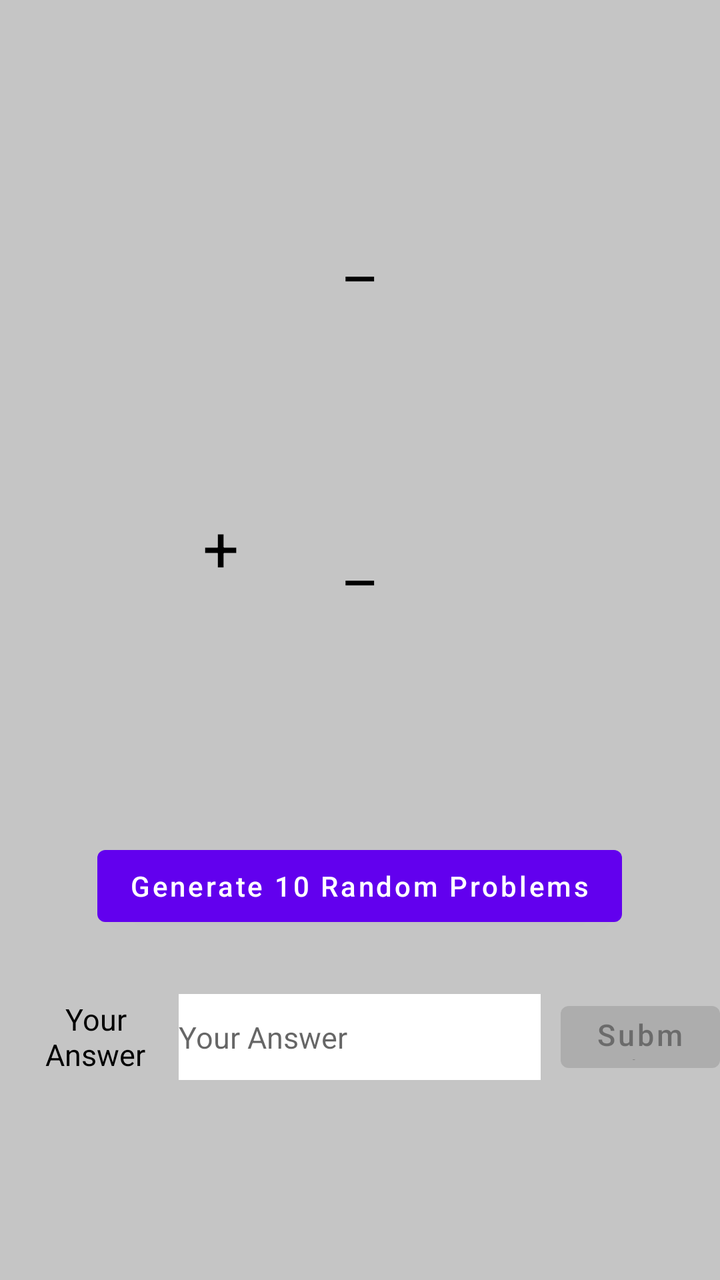
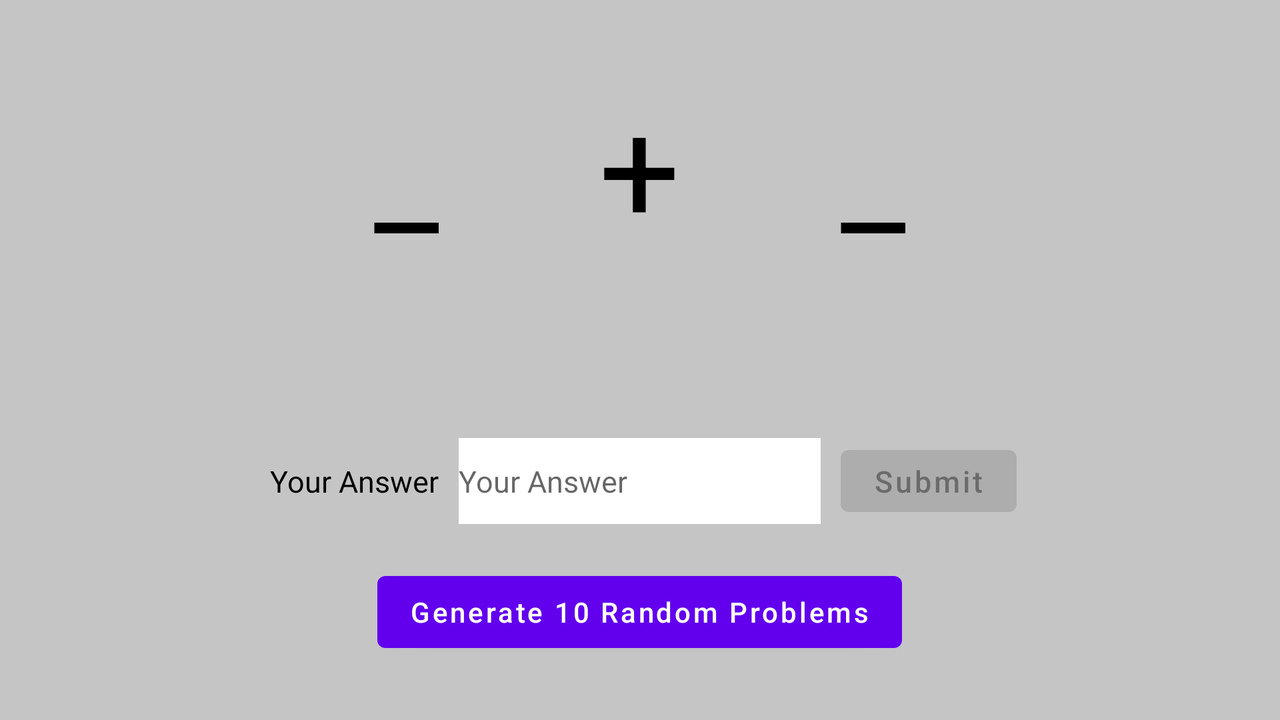

One screen, two layout resources from the same app: the default and the repository's alternative for another configuration. Each is rendered where Android would select it; the XML of both is given below.
<!-- AndroidManifest.xml: application theme Theme.Flashcard -->
<!-- res/layout/activity_main.xml -->
<?xml version="1.0" encoding="utf-8"?>
<RelativeLayout xmlns:android="http://schemas.android.com/apk/res/android"
    xmlns:app="http://schemas.android.com/apk/res-auto"
    xmlns:tools="http://schemas.android.com/tools"
    android:layout_width="match_parent"
    android:layout_height="match_parent"
    tools:context=".MainActivity">


    <Button
        android:id="@+id/submit_name"
        style="@style/submit_style"
        android:layout_toRightOf="@+id/answer_name"
        android:layout_alignBottom="@id/answer_name"
        android:layout_alignTop="@id/answer_name"
        />

    <Button
        android:id="@+id/generate_name"
        style="@style/generate_style"
        android:layout_centerHorizontal="true"
        android:layout_above="@id/answer_name"
        />

    <EditText
        android:id="@+id/answer_name"
        style="@style/edit_answer_style"
        android:layout_width="181dp"
        android:layout_height="43dp"
        android:layout_centerHorizontal="true"
        android:layout_marginHorizontal="10dp"
        android:layout_marginTop="30dp"
        android:layout_marginBottom="100dp"
        android:layout_alignParentBottom="true"
        />

    <TextView
        style="@style/text_answer_style"
        android:layout_marginStart="16dp"
        android:layout_alignBottom="@id/answer_name"
        android:layout_toLeftOf="@+id/answer_name"
        android:layout_alignTop="@id/answer_name"
        android:gravity="center"
        />

    <TextView
        android:id="@+id/num1_name"
        android:layout_width="61dp"
        android:layout_height="52dp"
        android:layout_centerHorizontal="true"
        android:layout_marginVertical="100dp"
        android:gravity="center"
        android:text="_"
        android:textSize="32dp" />

    <TextView
        android:id="@+id/num2_name"
        android:layout_width="61dp"
        android:layout_height="52dp"
        android:layout_below="@id/num1_name"
        android:layout_centerHorizontal="true"
        android:layout_marginHorizontal="30dp"
        android:gravity="center"
        android:text="_"
        android:textSize="32dp" />

    <TextView
        android:id="@+id/operand_name"
        android:layout_width="wrap_content"
        android:layout_height="wrap_content"
        android:text="+"
        android:textSize="32dp"
        android:layout_toLeftOf="@id/num2_name"
        android:layout_below="@id/num1_name"/>

</RelativeLayout>
<!-- resources referenced by this layout -->
<resources>
  <style name="edit_answer_style" parent="submission">
          <item name="android:hint">@string/answer_string</item>
          <item name="android:inputType">number</item>
          <item name="android:background">@color/white</item>
          <item name="android:imeOptions">actionNext</item>
          <item name="android:maxLines">1</item>
      </style>
  <style name="generate_style" parent="wrap">
          <item name="android:text">@string/generate_string</item>
      </style>
  <style name="submit_style" parent="submission">
          <item name="android:text">@string/submit_string</item>
          <item name="android:enabled">false</item>
      </style>
  <style name="text_answer_style" parent="submission">
          <item name="android:text">@string/answer_string</item>
      </style>
  <style name="Theme.Flashcard" parent="Theme.MaterialComponents.DayNight.DarkActionBar">
          
          <item name="colorPrimary">@color/purple_500</item>
          <item name="colorPrimaryVariant">@color/purple_700</item>
          <item name="colorOnPrimary">@color/white</item>
          
          <item name="colorSecondary">@color/teal_200</item>
          <item name="colorSecondaryVariant">@color/teal_700</item>
          <item name="colorOnSecondary">@color/black</item>
          
          <item name="android:statusBarColor" tools:targetApi="l">?attr/colorPrimaryVariant</item>
          
          <item name="android:textAllCaps">false</item>
          <item name="android:textColor">@color/black</item>
          <item name="android:colorBackground">@color/light_grey</item>
      </style>
  <style name="submission">
          <item name="android:layout_width">wrap_content</item>
          <item name="android:layout_height">8dp</item>
          <item name="android:textSize">15dp</item>
      </style>
  <string name="answer_string">Your Answer</string>
  <color name="white">#FFFFFFFF</color>
  <style name="wrap">
          <item name="android:layout_height">wrap_content</item>
          <item name="android:layout_width">wrap_content</item>
      </style>
  <string name="generate_string">Generate 10 Random Problems</string>
  <string name="submit_string">Submit</string>
  <color name="purple_500">#FF6200EE</color>
  <color name="purple_700">#FF3700B3</color>
  <color name="teal_200">#FF03DAC5</color>
  <color name="teal_700">#FF018786</color>
  <color name="black">#FF000000</color>
  <color name="light_grey">#C5C5C5</color>
</resources>
<!-- res/layout-land/activity_main.xml (the repository's variant of the layout above) -->
<!-- drawn on the phone turned sideways -->
<?xml version="1.0" encoding="utf-8"?>
<RelativeLayout xmlns:android="http://schemas.android.com/apk/res/android"
    android:layout_width="match_parent"
    android:layout_height="match_parent">

    <Button
        android:id="@+id/submit_name"
        style="@style/submit_style"
        android:layout_alignTop="@id/answer_name"
        android:layout_alignBottom="@id/answer_name"
        android:layout_toRightOf="@+id/answer_name"
        android:layout_marginLeft="10dp"/>

    <Button
        android:id="@+id/generate_name"
        style="@style/generate_style"
        android:layout_alignParentBottom="true"
        android:layout_centerHorizontal="true"
        android:layout_marginBottom="30dp"/>

    <EditText
        android:id="@+id/answer_name"
        style="@style/edit_answer_style"
        android:layout_width="181dp"
        android:layout_height="43dp"
        android:layout_above="@id/generate_name"
        android:layout_centerHorizontal="true"
        android:layout_marginBottom="20dp" />

    <TextView
        style="@style/text_answer_style"
        android:layout_alignTop="@id/answer_name"
        android:layout_alignBottom="@id/answer_name"
        android:layout_marginRight="10dp"
        android:layout_toLeftOf="@+id/answer_name"
        android:gravity="center" />

    <TextView
        android:id="@+id/num1_name"
        android:layout_width="wrap_content"
        android:layout_height="wrap_content"
        android:layout_alignBottom="@+id/operand_name"
        android:layout_toLeftOf="@+id/operand_name"
        android:gravity="center"
        android:text="_"
        android:textSize="72dp" />

    <TextView
        android:id="@+id/num2_name"
        android:layout_width="wrap_content"
        android:layout_height="wrap_content"
        android:layout_alignBottom="@id/num1_name"
        android:layout_toRightOf="@id/operand_name"
        android:gravity="center"
        android:text="_"
        android:textSize="72dp" />

    <TextView
        android:id="@+id/operand_name"
        android:layout_width="wrap_content"
        android:layout_height="wrap_content"
        android:layout_centerHorizontal="true"
        android:layout_marginHorizontal="80dp"
        android:layout_marginTop="35dp"
        android:text="+"
        android:textSize="72dp" />

</RelativeLayout>
